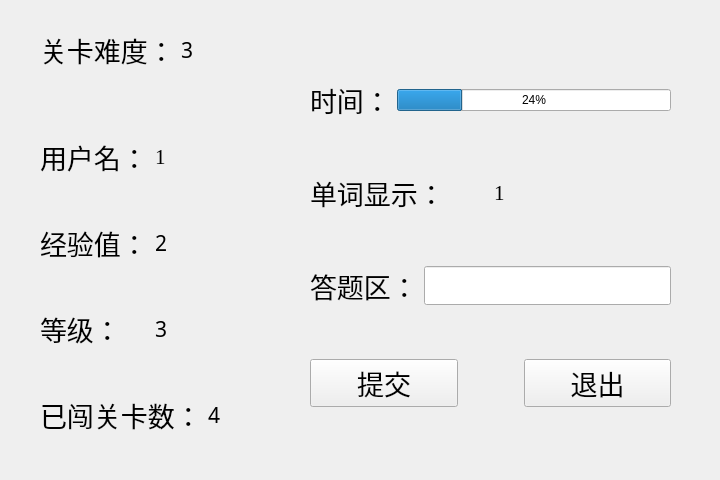
<?xml version="1.0" encoding="UTF-8"?>
<ui version="4.0">
 <class>gamePage</class>
 <widget class="QWidget" name="gamePage">
  <property name="geometry">
   <rect>
    <x>0</x>
    <y>0</y>
    <width>720</width>
    <height>480</height>
   </rect>
  </property>
  <property name="windowTitle">
   <string>Form</string>
  </property>
  <widget class="QWidget" name="layoutWidget">
   <property name="geometry">
    <rect>
     <x>310</x>
     <y>80</y>
     <width>361</width>
     <height>327</height>
    </rect>
   </property>
   <layout class="QVBoxLayout" name="verticalLayout_2">
    <item>
     <layout class="QHBoxLayout" name="horizontalLayout_8">
      <item>
       <widget class="QLabel" name="label_7">
        <property name="font">
         <font>
          <family>华文行楷</family>
          <pointsize>20</pointsize>
         </font>
        </property>
        <property name="text">
         <string>时间：</string>
        </property>
       </widget>
      </item>
      <item>
       <widget class="QProgressBar" name="timeLimitBar">
        <property name="value">
         <number>24</number>
        </property>
       </widget>
      </item>
     </layout>
    </item>
    <item>
     <spacer name="verticalSpacer_6">
      <property name="orientation">
       <enum>Qt::Vertical</enum>
      </property>
      <property name="sizeHint" stdset="0">
       <size>
        <width>20</width>
        <height>40</height>
       </size>
      </property>
     </spacer>
    </item>
    <item>
     <layout class="QHBoxLayout" name="horizontalLayout_7">
      <item>
       <widget class="QLabel" name="label_2">
        <property name="font">
         <font>
          <family>华文行楷</family>
          <pointsize>20</pointsize>
         </font>
        </property>
        <property name="text">
         <string>单词显示：</string>
        </property>
       </widget>
      </item>
      <item>
       <widget class="QLabel" name="wordShowLabel">
        <property name="font">
         <font>
          <family>Times New Roman</family>
          <pointsize>16</pointsize>
         </font>
        </property>
        <property name="text">
         <string>1</string>
        </property>
       </widget>
      </item>
     </layout>
    </item>
    <item>
     <spacer name="verticalSpacer_5">
      <property name="orientation">
       <enum>Qt::Vertical</enum>
      </property>
      <property name="sizeHint" stdset="0">
       <size>
        <width>20</width>
        <height>40</height>
       </size>
      </property>
     </spacer>
    </item>
    <item>
     <layout class="QHBoxLayout" name="horizontalLayout_6">
      <item>
       <widget class="QLabel" name="label_6">
        <property name="font">
         <font>
          <family>华文行楷</family>
          <pointsize>20</pointsize>
         </font>
        </property>
        <property name="text">
         <string>答题区：</string>
        </property>
       </widget>
      </item>
      <item>
       <widget class="QLineEdit" name="answerEdit">
        <property name="font">
         <font>
          <family>Times New Roman</family>
          <pointsize>20</pointsize>
         </font>
        </property>
       </widget>
      </item>
     </layout>
    </item>
    <item>
     <spacer name="verticalSpacer_4">
      <property name="orientation">
       <enum>Qt::Vertical</enum>
      </property>
      <property name="sizeHint" stdset="0">
       <size>
        <width>20</width>
        <height>40</height>
       </size>
      </property>
     </spacer>
    </item>
    <item>
     <layout class="QHBoxLayout" name="horizontalLayout_5">
      <item>
       <widget class="QPushButton" name="submitButton">
        <property name="font">
         <font>
          <family>华文行楷</family>
          <pointsize>20</pointsize>
         </font>
        </property>
        <property name="text">
         <string>提交</string>
        </property>
       </widget>
      </item>
      <item>
       <spacer name="horizontalSpacer">
        <property name="orientation">
         <enum>Qt::Horizontal</enum>
        </property>
        <property name="sizeType">
         <enum>QSizePolicy::Fixed</enum>
        </property>
        <property name="sizeHint" stdset="0">
         <size>
          <width>60</width>
          <height>20</height>
         </size>
        </property>
       </spacer>
      </item>
      <item>
       <widget class="QPushButton" name="exitButton">
        <property name="font">
         <font>
          <family>华文行楷</family>
          <pointsize>20</pointsize>
         </font>
        </property>
        <property name="text">
         <string>退出</string>
        </property>
       </widget>
      </item>
     </layout>
    </item>
   </layout>
  </widget>
  <widget class="QWidget" name="layoutWidget">
   <property name="geometry">
    <rect>
     <x>40</x>
     <y>30</y>
     <width>224</width>
     <height>405</height>
    </rect>
   </property>
   <layout class="QVBoxLayout" name="verticalLayout_3">
    <item>
     <layout class="QHBoxLayout" name="horizontalLayout_9">
      <item>
       <widget class="QLabel" name="label_8">
        <property name="font">
         <font>
          <family>华文行楷</family>
          <pointsize>20</pointsize>
         </font>
        </property>
        <property name="text">
         <string>关卡难度：</string>
        </property>
       </widget>
      </item>
      <item>
       <widget class="QLabel" name="ranklevel">
        <property name="font">
         <font>
          <family>华文行楷</family>
          <pointsize>16</pointsize>
         </font>
        </property>
        <property name="text">
         <string>3</string>
        </property>
       </widget>
      </item>
     </layout>
    </item>
    <item>
     <spacer name="verticalSpacer_7">
      <property name="orientation">
       <enum>Qt::Vertical</enum>
      </property>
      <property name="sizeHint" stdset="0">
       <size>
        <width>20</width>
        <height>40</height>
       </size>
      </property>
     </spacer>
    </item>
    <item>
     <layout class="QVBoxLayout" name="verticalLayout">
      <item>
       <layout class="QHBoxLayout" name="horizontalLayout">
        <item>
         <widget class="QLabel" name="label">
          <property name="font">
           <font>
            <family>华文行楷</family>
            <pointsize>20</pointsize>
           </font>
          </property>
          <property name="text">
           <string>用户名：</string>
          </property>
         </widget>
        </item>
        <item>
         <widget class="QLabel" name="username">
          <property name="font">
           <font>
            <family>Times New Roman</family>
            <pointsize>16</pointsize>
           </font>
          </property>
          <property name="text">
           <string>1</string>
          </property>
         </widget>
        </item>
       </layout>
      </item>
      <item>
       <spacer name="verticalSpacer_3">
        <property name="orientation">
         <enum>Qt::Vertical</enum>
        </property>
        <property name="sizeHint" stdset="0">
         <size>
          <width>20</width>
          <height>40</height>
         </size>
        </property>
       </spacer>
      </item>
      <item>
       <layout class="QHBoxLayout" name="horizontalLayout_2">
        <item>
         <widget class="QLabel" name="label_3">
          <property name="font">
           <font>
            <family>华文行楷</family>
            <pointsize>20</pointsize>
           </font>
          </property>
          <property name="text">
           <string>经验值：</string>
          </property>
         </widget>
        </item>
        <item>
         <widget class="QLabel" name="expNum">
          <property name="font">
           <font>
            <family>华文行楷</family>
            <pointsize>16</pointsize>
           </font>
          </property>
          <property name="text">
           <string>2</string>
          </property>
         </widget>
        </item>
       </layout>
      </item>
      <item>
       <spacer name="verticalSpacer_2">
        <property name="orientation">
         <enum>Qt::Vertical</enum>
        </property>
        <property name="sizeHint" stdset="0">
         <size>
          <width>20</width>
          <height>40</height>
         </size>
        </property>
       </spacer>
      </item>
      <item>
       <layout class="QHBoxLayout" name="horizontalLayout_3">
        <item>
         <widget class="QLabel" name="label_4">
          <property name="font">
           <font>
            <family>华文行楷</family>
            <pointsize>20</pointsize>
           </font>
          </property>
          <property name="text">
           <string>等级：</string>
          </property>
         </widget>
        </item>
        <item>
         <widget class="QLabel" name="rankNum">
          <property name="font">
           <font>
            <family>华文行楷</family>
            <pointsize>16</pointsize>
           </font>
          </property>
          <property name="text">
           <string>3</string>
          </property>
         </widget>
        </item>
       </layout>
      </item>
      <item>
       <spacer name="verticalSpacer">
        <property name="orientation">
         <enum>Qt::Vertical</enum>
        </property>
        <property name="sizeHint" stdset="0">
         <size>
          <width>20</width>
          <height>40</height>
         </size>
        </property>
       </spacer>
      </item>
      <item>
       <layout class="QHBoxLayout" name="horizontalLayout_4">
        <item>
         <widget class="QLabel" name="label_5">
          <property name="font">
           <font>
            <family>华文行楷</family>
            <pointsize>20</pointsize>
           </font>
          </property>
          <property name="text">
           <string>已闯关卡数：</string>
          </property>
         </widget>
        </item>
        <item>
         <widget class="QLabel" name="passLevel">
          <property name="font">
           <font>
            <family>华文行楷</family>
            <pointsize>16</pointsize>
           </font>
          </property>
          <property name="text">
           <string>4</string>
          </property>
         </widget>
        </item>
       </layout>
      </item>
     </layout>
    </item>
   </layout>
  </widget>
 </widget>
 <resources/>
 <connections/>
</ui>
